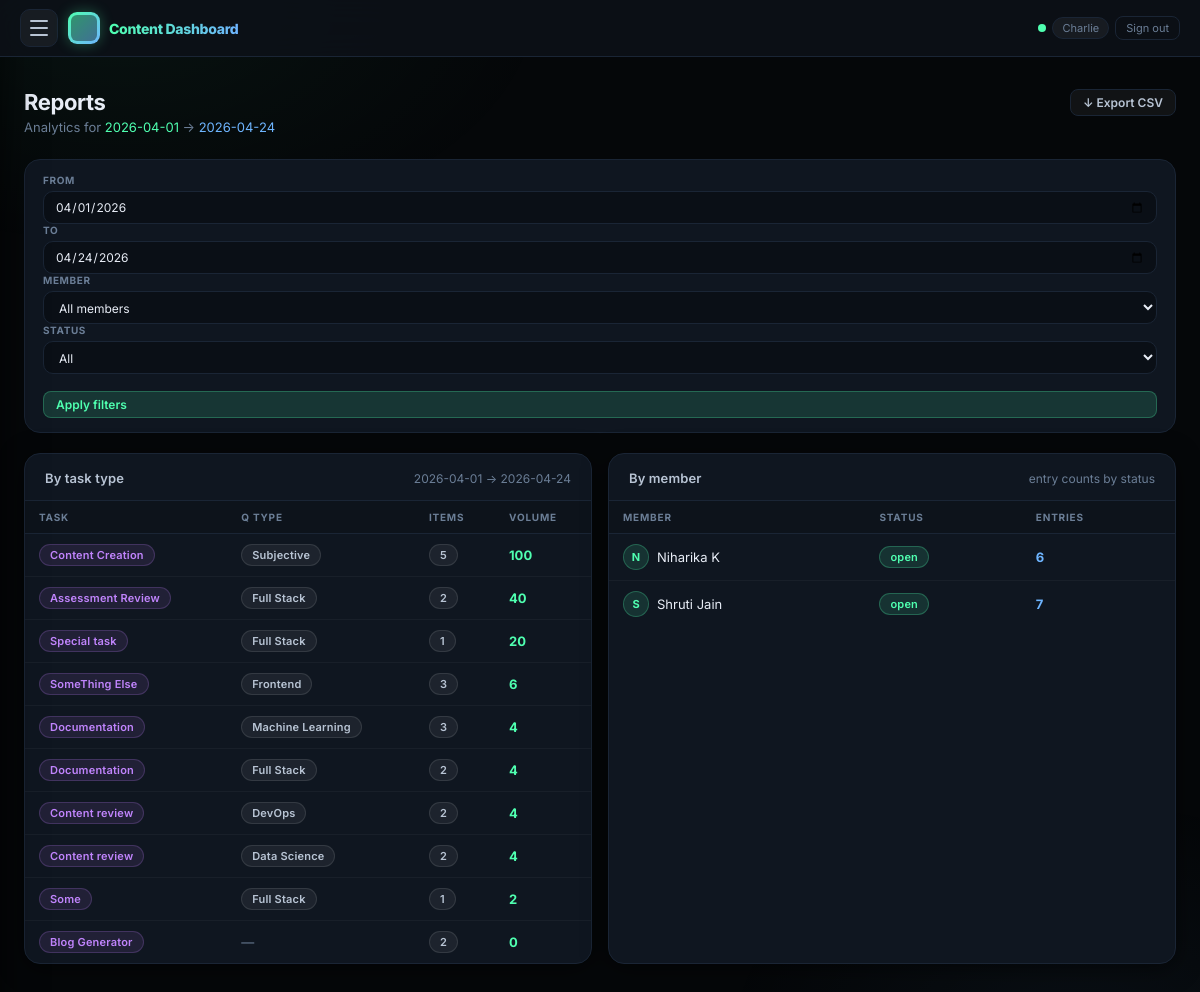
The app's page /reports/ (signed in) with its own data.
### tracker/models.py (models this page shows, shortened)
class EntryItem(models.Model):
    STATUS_CHOICES = DailyEntry.STATUS_CHOICES
    QUESTION_TYPE_CHOICES = [
        ('Programming', 'Programming'),
        ('SQL', 'SQL'),
        ('Frontend', 'Frontend'),
        ('Full Stack', 'Full Stack'),
        ('Automation Testing', 'Automation Testing'),
        ('DevOps', 'DevOps'),
        ('Machine Learning', 'Machine Learning'),
        ('Diagram', 'Diagram'),
        ('Data Science', 'Data Science'),
        ('File Upload', 'File Upload'),
        ('Project', 'Project'),
        ('Java Project', 'Java Project'),
        ('C# Project', 'C# Project'),
        ('Python Project', 'Python Project'),
        ('Subjective', 'Subjective'),
        ('Multiple Choice', 'Multiple Choice'),
        ('Approximate', 'Approximate'),
        ('Golf', 'Golf'),
        ('RegExp', 'RegExp'),
        ('FileEval', 'FileEval'),
    ]
    entry = models.ForeignKey(DailyEntry, on_delete=models.CASCADE, related_name='items')
    plan_item = models.ForeignKey(
        'self',
        on_delete=models.SET_NULL,
        null=True,
        blank=True,
        related_name='update_lines',
        help_text='Plan task this update row refers to (updates only).',
    )
    task_type = models.CharField(max_length=120)
    question_type = models.CharField(max_length=120, blank=True, null=True, choices=QUESTION_TYPE_CHOICES)
    customer = models.CharField(max_length=120, blank=True, null=True)
    count = models.PositiveIntegerField(blank=True, null=True)
    notes = models.TextField(blank=True, null=True)
    due_at = models.DateField(blank=True, null=True)
    status = models.CharField(max_length=16, choices=STATUS_CHOICES, default='open')
    jira_issue_key = models.CharField(max_length=32, blank=True, null=True)
    jira_issue_url = models.URLField(blank=True, null=True, max_length=500)

### tracker/views.py (the view, shortened to what this page needs)
# urls.py: path('reports/', views.reports, name='reports'),
@login_required
def reports(request):
    today = date.today()
    from_d = _parse_date(request.GET.get('from'), default=today.replace(day=1))
    to_d   = _parse_date(request.GET.get('to'),   default=today)
    sel_status = (request.GET.get('status') or '').strip().lower()
    sel_member = (request.GET.get('member') or '').strip()
    qs = DailyEntry.objects.filter(entry_date__range=(from_d, to_d))
    if sel_status in ('open', 'in_progress', 'blocked', 'closed'):
        qs = qs.filter(status=sel_status)
    if sel_member:
        qs = qs.filter(member__display_name=sel_member)
    by_task = (
        EntryItem.objects.filter(entry__in=qs)
        .values('task_type', 'question_type')
        .annotate(items=Count('id'), total_count=Sum('count'))
        .order_by('-total_count', '-items')
    )
    by_member = (
        qs.values('member__display_name', 'status')
        .annotate(entries=Count('id', distinct=True))
        .order_by('member__display_name')
    )
    members = Member.objects.filter(is_active=True).order_by('display_name')
    return render(request, 'tracker/reports.html', {
        'from': from_d.isoformat(), 'to': to_d.isoformat(),
        'sel_status': sel_status, 'sel_member': sel_member,
        'by_task': by_task, 'by_member': by_member,
        'members': members,
    })

### tracker/context_processors.py (called while the page is built)
def ae_access(request):
    if not request.user.is_authenticated:
        return {'is_ae_or_admin': False}
    if request.user.is_staff or request.user.is_superuser:
        return {'is_ae_or_admin': True}
    is_ae = Member.objects.filter(
        display_name__iexact=request.user.username, role='ae', is_active=True
    ).exists()
    return {'is_ae_or_admin': is_ae}

### tracker/views.py (called while the page is built)
def _parse_date(s, default=None):
    if not s:
        return default
    try:
        from datetime import datetime
        return datetime.strptime(s, '%Y-%m-%d').date()
    except Exception:
        return default

### tracker/templates/tracker/reports.html (shortened to what this page needs)
{% extends "tracker/base.html" %}
{% block content %}
<div class="page-head page-head--split">
  <div>
    <h1>Reports</h1>
    <p>Analytics for <span class="text-acc">{{ from }}</span> → <span class="text-acc2">{{ to }}</span></p>
  </div>
  <a href="?from={{ from }}&to={{ to }}&status={{ sel_status }}&member={{ sel_member }}&export=csv" class="btn btn-secondary btn-sm">↓ Export CSV</a>
</div>
<form method="get" class="filters mb-section">
  <div class="filter-group">
    <label>From</label>
    <input type="date" name="from" value="{{ from }}" class="field">
  </div>
  <div class="filter-group">
    <label>To</label>
    <input type="date" name="to" value="{{ to }}" class="field">
  </div>
  <div class="filter-group">
    <label>Member</label>
    <select name="member" class="field">
      <option value="">All members</option>
    </select>
  </div>
  <div class="filter-group">
    <label>Status</label>
    <select name="status" class="field">
      <option value="">All</option>
    </select>
  </div>
  <div class="filter-group filter-group--end">
    <label>&nbsp;</label>
    <button type="submit" class="btn btn-primary btn-sm">Apply filters</button>
  </div>
</form>
<div class="grid-2">
  <div class="card">
    <div class="card-head">
      <h2>By task type</h2>
      <span class="meta">{{ from }} → {{ to }}</span>
    </div>
    <div class="tbl-scroll">
      <table class="tbl">
        <thead>
          <tr>
            <th scope="col">Task</th>
            <th scope="col">Q Type</th>
            <th scope="col">Items</th>
            <th scope="col">Volume</th>
          </tr>
        </thead>
        <tbody>
          {% for r in by_task %}
          <tr>
            <td><span class="badge badge-task">{{ r.task_type }}</span></td>
            <td>{% if r.question_type %}<span class="badge badge-neutral">{{ r.question_type }}</span>{% else %}<span class="muted">—</span>{% endif %}</td>
            <td><span class="badge badge-neutral">{{ r.items }}</span></td>
            <td class="num-em">{{ r.total_count|default:0 }}</td>
          </tr>
          {% endfor %}
        </tbody>
      </table>
    </div>
  </div>
  <div class="card">
    <div class="card-head">
      <h2>By member</h2>
      <span class="meta">entry counts by status</span>
    </div>
    <div class="tbl-scroll">
      <table class="tbl">
        <thead>
          <tr>
            <th scope="col">Member</th>
            <th scope="col">Status</th>
            <th scope="col">Entries</th>
          </tr>
        </thead>
        <tbody>
          {% for r in by_member %}
          <tr>
            <td>
              <span class="member-inline member-inline--tight">
                <span class="avatar avatar--sm">{{ r.member__display_name|first|upper }}</span>
                {{ r.member__display_name }}
              </span>
            </td>
            <td><span class="badge badge-{{ r.status }}">{{ r.status }}</span></td>
            <td class="num-em--acc2">{{ r.entries }}</td>
          </tr>
          {% endfor %}
        </tbody>
      </table>
    </div>
  </div>
</div>
{% endblock %}

### tracker/templates/tracker/base.html (shortened to what this page needs)
<!DOCTYPE html>
<html lang="en">
<head>
</head>
<body>
<header class="nav">
  <div class="nav-inner">
    <button type="button" class="nav-burger" id="nav-burger-btn" aria-label="Open menu" aria-expanded="false" aria-controls="nav-drawer">
      <span></span><span></span><span></span>
    </button>
    <div class="nav-brand">
      <div class="nav-logo"></div>
      <span class="nav-title">Content Dashboard</span>
    </div>
    <div class="nav-right">
      <div class="pulse-dot" title="Live"></div>
      {% if user.is_authenticated %}
        <span class="nav-user">{{ user.username }}</span>
        <a href="{% url 'logout' %}" class="nav-logout">Sign out</a>
      {% else %}
        <a href="{% url 'login' %}" class="nav-logout">Sign in</a>
      {% endif %}
    </div>
  </div>
</header>
<div class="page">
  {% block content %}{% endblock %}
</div>
</body>
</html>

### records on screen
EntryItem: task_type "Special task", question_type "Full Stack", items "1", total_count "20"
EntryItem: task_type "SomeThing Else", question_type "Frontend", items "3", total_count "6"
EntryItem: task_type "Some", question_type "Full Stack", items "1", total_count "2"

### other values on screen
{{ user.username }} "Charlie"
{{ from }} "2026-04-01"
{{ to }} "2026-04-24"
{{ r.task_type }} "Content Creation" "Assessment Review" "Documentation" "Documentation" "Content review" "Content review" "Blog Generator"
{{ r.question_type }} "Subjective" "Full Stack" "Machine Learning" "Full Stack" "DevOps" "Data Science"
{{ r.items }} "5" "2" "3" "2" "2" "2" "2"
{{ r.total_count|default:0 }} "100" "40" "4" "4" "4" "4" "0"
{{ r.member__display_name|first|upper }} "N" "S"
{{ r.member__display_name }} "Niharika K" "Shruti Jain"
{{ r.status }} "open" "open"
{{ r.entries }} "6" "7"
